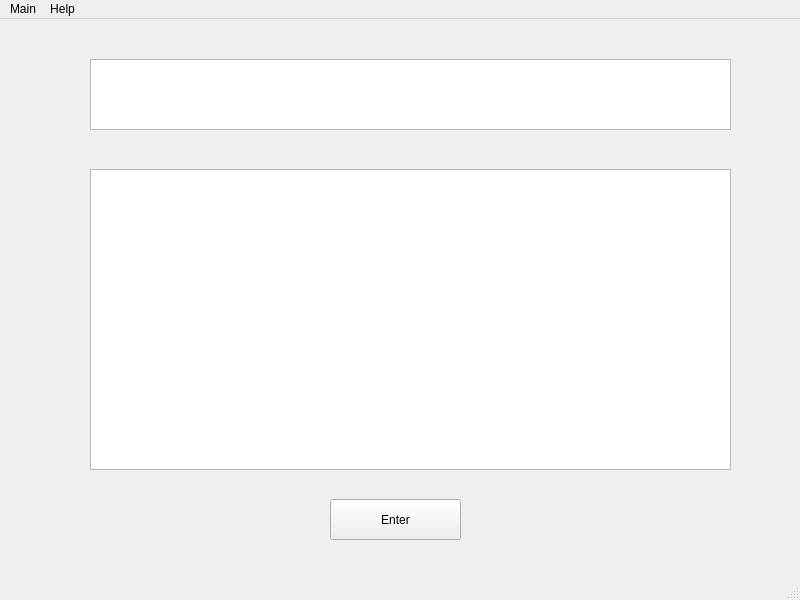
<?xml version="1.0" encoding="UTF-8"?>
<ui version="4.0">
 <class>MainWindow</class>
 <widget class="QMainWindow" name="MainWindow">
  <property name="geometry">
   <rect>
    <x>0</x>
    <y>0</y>
    <width>800</width>
    <height>600</height>
   </rect>
  </property>
  <property name="windowTitle">
   <string>MainWindow</string>
  </property>
  <widget class="QWidget" name="centralwidget">
   <widget class="QPlainTextEdit" name="plainTextEdit">
    <property name="geometry">
     <rect>
      <x>90</x>
      <y>40</y>
      <width>641</width>
      <height>71</height>
     </rect>
    </property>
   </widget>
   <widget class="QTextBrowser" name="textBrowser">
    <property name="geometry">
     <rect>
      <x>90</x>
      <y>150</y>
      <width>641</width>
      <height>301</height>
     </rect>
    </property>
   </widget>
   <widget class="QPushButton" name="pushButton">
    <property name="geometry">
     <rect>
      <x>330</x>
      <y>480</y>
      <width>131</width>
      <height>41</height>
     </rect>
    </property>
    <property name="text">
     <string>Enter</string>
    </property>
   </widget>
  </widget>
  <widget class="QMenuBar" name="menubar">
   <property name="geometry">
    <rect>
     <x>0</x>
     <y>0</y>
     <width>800</width>
     <height>24</height>
    </rect>
   </property>
   <widget class="QMenu" name="menuMain">
    <property name="title">
     <string>Main</string>
    </property>
    <addaction name="actionSave"/>
    <addaction name="actionOpen"/>
    <addaction name="actionNew"/>
    <addaction name="actionExit"/>
   </widget>
   <widget class="QMenu" name="menuHelp">
    <property name="title">
     <string>Help</string>
    </property>
   </widget>
   <addaction name="menuMain"/>
   <addaction name="menuHelp"/>
  </widget>
  <widget class="QStatusBar" name="statusbar"/>
  <action name="actionSave">
   <property name="text">
    <string>Save</string>
   </property>
  </action>
  <action name="actionOpen">
   <property name="text">
    <string>Open </string>
   </property>
  </action>
  <action name="actionNew">
   <property name="text">
    <string>New</string>
   </property>
  </action>
  <action name="actionExit">
   <property name="text">
    <string>Exit</string>
   </property>
  </action>
 </widget>
 <resources/>
 <connections/>
</ui>
